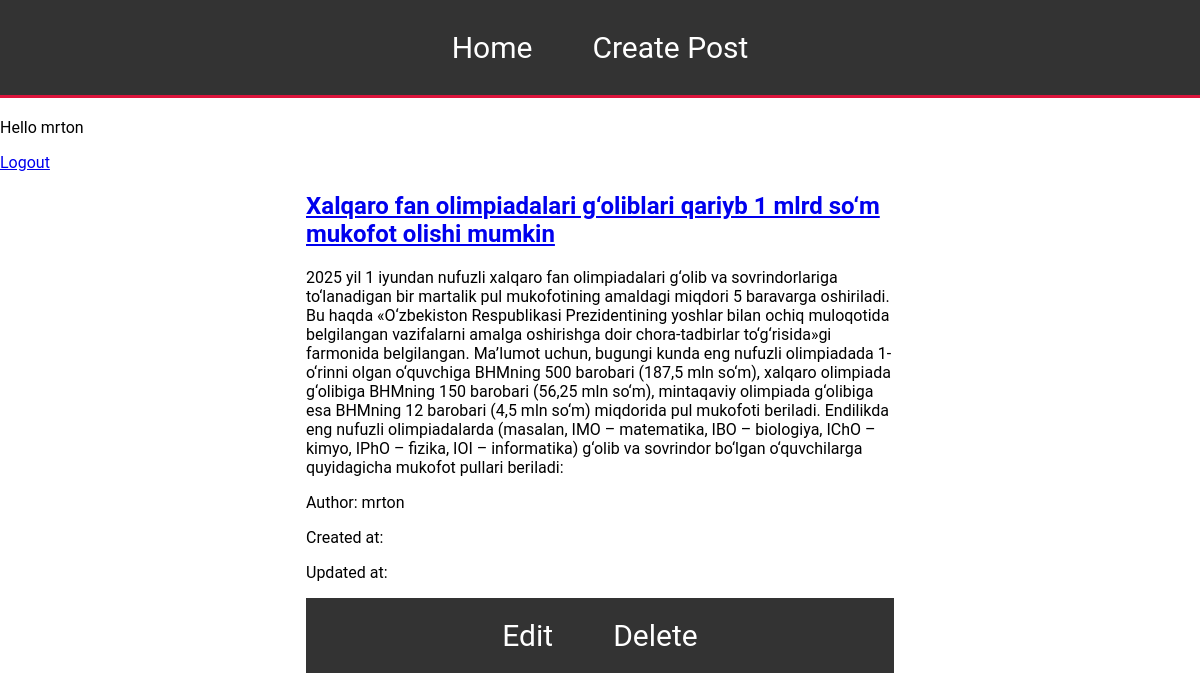
Screenshot of /post/3/ (signed in) with the database file from the repository.
### posts/models.py (models this page shows, shortened)
class Post(models.Model):
    author=models.ForeignKey('auth.User',on_delete=models.CASCADE)
    title=models.CharField(max_length=100)
    context=models.TextField()
    created_date=models.DateTimeField(auto_now_add=True)
    updated_date=models.DateTimeField(auto_now=True)

### posts/views.py (the view)
# urls.py: path("post/<int:pk>/",BlogDetailView.as_view(), name="post_detail"),
class BlogDetailView(DetailView):
    model = Post
    template_name = "post_detail.html"
    context_object_name = "post"

### templates/post_detail.html
{% extends "base.html" %}
{%block content %}
<div class="container">
    <div class="title">
        <h2><a href="#">{{ post.title }}</a></h2>
    </div>
    <div class="text">
        <p>{{post.context}}</p>
    </div>
    <div class="author">
        <p>Author: {{ post.author }}</p>
    </div>
    <div class="created_at">
        <p>Created at: {{ post.created_at }}</p>
        <p>Updated at: {{ post.updated_at }}</p>
    </div>
    <ul class="nav-list">
        <li><a  class="page-a"  href="{% url 'post_edit' post.pk %}">Edit</a></li>
        <li> <a  class="page-a" href="{% url 'post_delete' post.pk %}">Delete</a></li>
    </ul>
</div>
{%endblock content %}

### templates/base.html (shortened to what this page needs)
{% load static %}
<!DOCTYPE>
<html>
<head>
    <link rel="stylesheet" type="text/css" href="{% static 'css/style.css' %}">
</head>
<body>
    <header class="header">
       <div class="container">
        <nav class="maon-nav">
            <ul class="nav-list">
                <li><a class="page-a" href="{% url 'home' %}">Home</a></li>
                <li><a class="page-a" href="{% url 'post_new' %}">Create Post</a></li>
            </ul>
        </nav>
        </div>
    </header>
    {%if user.is_authenticated%}
    <p>Hello {{user.username}}</p>
    <a href="{% url 'logout' %}">Logout</a>
    {%else%}
    <p>You are not Login</p>
    <a href="{% url 'login' %}">Log In</a>
    <a href="{% url 'register' %}">Sign Up</a>
    {%endif%}
    <div class="container">
        {% block content %}
        {% endblock content %}
    </div>
</body>
</html>

### static/css/style.css (style rules this page uses)
body { background-color:rgb(255, 255, 255) ; font-family: 'Roboto', sans-serif; margin: 0; }
.container { width: 70%; margin: 0 auto; padding: 0 20px; }
.header { background-color: #333; color: #fff; padding: 10px 0; text-align: center; margin-bottom: 20px; border-bottom: 3px solid crimson; }
.nav-list { list-style-type: none; padding:20px 15px; margin: 0; display: flex; justify-content: center; background-color: #333; }
.nav-list a { font-size: 30px; margin: 10px 15px; padding:20px 15px; text-align: center; text-decoration: none; color: #fff; }

### rows the page displays
Post: title "Xalqaro fan olimpiadalari g‘oliblari qariyb 1 mlrd so‘m mukofot olishi mumkin", context "2025 yil 1 iyundan nufuzli xalqaro fan olimpiadalari g‘olib va sovrindorlariga to‘lanadigan bir martalik pul mukofotining amaldagi miqdori 5 baravarga oshiriladi. Bu haqda «O‘zbekiston Respublikasi Prezidentining yoshlar bilan ochiq muloqotida belgilangan vazifalarni amalga oshirishga doir chora-tadbirlar to‘g‘risida»gi farmonida belgilangan. Ma’lumot uchun, bugungi kunda eng nufuzli olimpiadada 1-o‘rinni olgan o‘quvchiga BHMning 500 barobari (187,5 mln so‘m), xalqaro olimpiada g‘olibiga BHMning 150 barobari (56,25 mln so‘m), mintaqaviy olimpiada g‘olibiga esa BHMning 12 barobari (4,5 mln so‘m) miqdorida pul mukofoti beriladi. Endilikda eng nufuzli olimpiadalarda (masalan, IMO – matematika,…", author "mrton"

### other values shown
{{ user.username }} "mrton"
